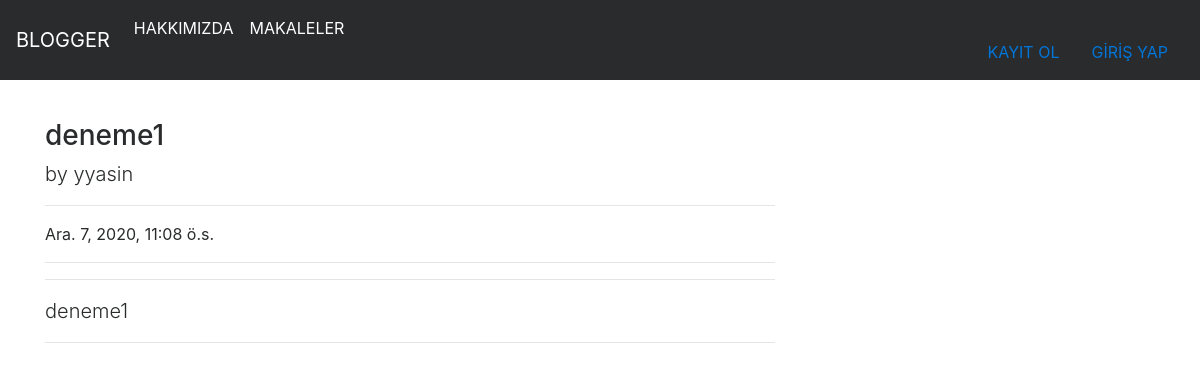
The app's page /articles/article/1 with its own data.
### article/models.py (models this page shows, shortened)
class Article(models.Model):
    author=models.ForeignKey("auth.user",on_delete=models.CASCADE,verbose_name="YAZAR")
    title=models.CharField(max_length=50,verbose_name="BAŞLIK")
    content=models.TextField(verbose_name="İÇERİK")
    created_date=models.DateTimeField(auto_now_add=True,verbose_name="OLUŞTURULMA TARİHİ")

### article/views.py (the view)
# urls.py: path('article/<int:id>',views.detail,name="detail"),
def detail(request,id):
    article=get_object_or_404(Article,id=id)
    return render(request,"detail.html",{"article":article})

### templates/detail.html (shortened to what this page needs)
{% extends "layout.html" %}
{% block body %}
<div class="row">
    <div class="col-lg-8">
      <h3 class="mt-4">{{article.title}}</h3>
      <p class="lead">
        by
        {{article.author.username}}
      </p>
      <hr>
      <p>{{article.created_date}}</p>
       <hr>
       <hr>
      <p class="lead">
          {{article.content}}
      </p>
      <hr>
        </div>
      </div>
    </div>
{% endblock body %}

### records on screen
Article: title "deneme1", author.username "yyasin", created_date "Ara. 7, 2020, 11:08 ö.s.", content "deneme1"
